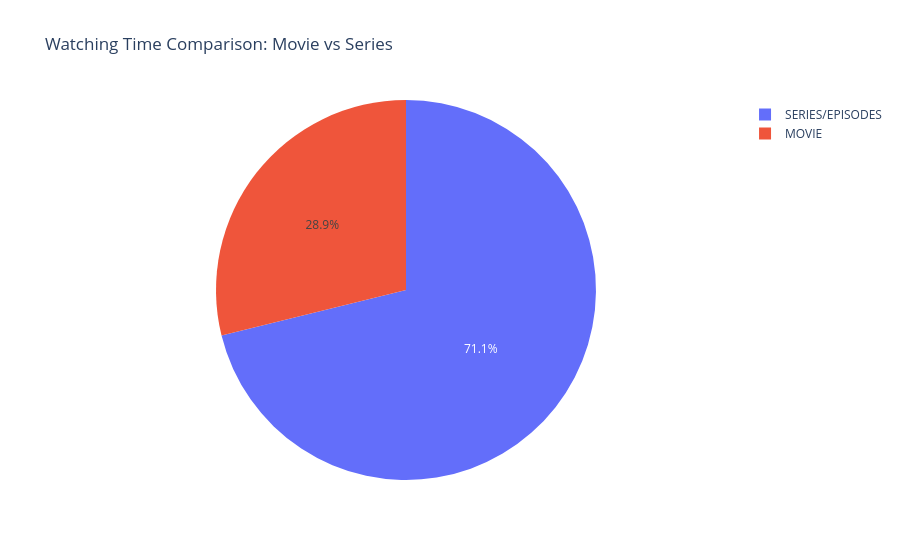

Notebook code cell kept with this figure:
### Code cell
fig_class = px.pie(grouped, values='Total watch time in houres', names='program_class',
                   title='Watching Time Comparison: Movie vs Series')
fig_class.show()

### Figure 1 — Plotly figure (JSON) as saved in the notebook; plotly's stock layout.template omitted (floating-point values rounded to 4 significant figures; data arrays with more than 128 entries replaced by an {"elided": "..."} marker saying what was removed)
{"data": [{"domain": {"x": [0, 1], "y": [0, 1]}, "hovertemplate": "program_class=%{label}<br>Total watch time in houres=%{value}<extra></extra>", "labels": {"elided": "11614 str values"}, "legendgroup": "", "name": "", "showlegend": true, "type": "pie", "values": {"elided": "11614 float values"}}], "layout": {"legend": {"tracegroupgap": 0}, "title": {"text": "Watching Time Comparison: Movie vs Series"}}}
